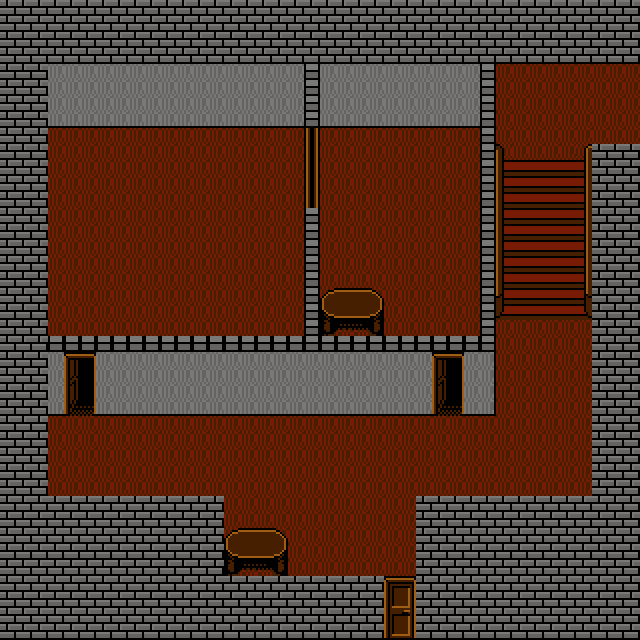

This game map was drawn from its Tiled (.tmx) file and the tilesets committed beside it. A one-line description and the trimmed map source follow:
An orthogonal 40x40 tile map with 16x16 px tiles, 4 tile layers (sol, obstacles, decoration, portes).

<map version="1.5" tiledversion="1.7.2" orientation="orthogonal" renderorder="right-down" width="40" height="40" tilewidth="16" tileheight="16" infinite="0" nextlayerid="5" nextobjectid="1">
 <tileset firstgid="1" source="tiles_mansion.tsx" />
 <layer id="1" name="sol" width="40" height="40">
  <data>[1600 cells, 1600 non-empty, 1 distinct tile ids]</data>
 </layer>
 <layer id="2" name="obstacles" width="40" height="40">
  <data>[1600 cells, 874 non-empty, 17 distinct tile ids]</data>
 </layer>
 <layer id="3" name="decoration" width="40" height="40">
  <data>[1600 cells, 156 non-empty, 23 distinct tile ids]</data>
 </layer>
 <layer id="4" name="portes" width="40" height="40">
  <data>[1600 cells, 29 non-empty, 18 distinct tile ids]</data>
 </layer>
</map>
